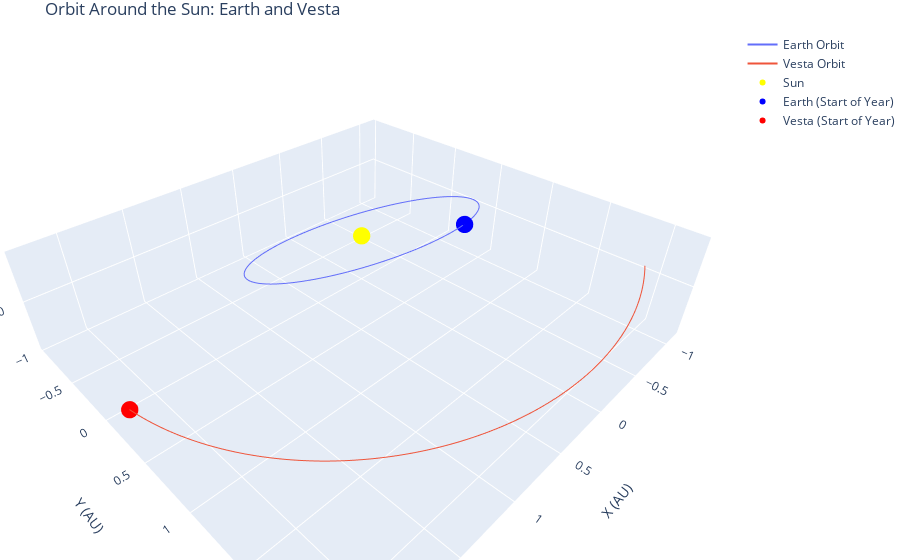

The cell this chart's notebook holds for it:
### Markdown cell above
# Example 1 - Plotting a 3D Asteroid Orbit

## Example 1: Plotting the Orbit of 4 Vesta

The `plot_heliocentric_orbits_3D` method is perfect for visualizing how an asteroid orbits the Sun relative to Earth. Let's plot the path of **4 Vesta**, one of the largest objects in the asteroid belt.

### Code cell
# Example 1
# Let's plot the orbit of Vesta for the entire year of 2025.
print("Generating 3D orbit plot for 4 Vesta...")
fig_3d = visualizer.plot_heliocentric_orbits_3D(
    object_id='Vesta', 
    start='2025-01-01', 
    stop='2025-12-31', 
    step='1d'
)

fig_3d

### Figure 1 — Plotly figure (JSON) as saved in the notebook; plotly's stock layout.template omitted (floating-point values rounded to 4 significant figures; data arrays with more than 128 entries replaced by an {"elided": "..."} marker saying what was removed)
{"data": [{"mode": "lines", "name": "Earth Orbit", "type": "scatter3d", "x": {"elided": "365 float values"}, "y": {"elided": "365 float values"}, "z": {"elided": "365 float values"}}, {"mode": "lines", "name": "Vesta Orbit", "type": "scatter3d", "x": {"elided": "365 float values"}, "y": {"elided": "365 float values"}, "z": {"elided": "365 float values"}}, {"marker": {"color": "yellow", "size": 6}, "mode": "markers", "name": "Sun", "type": "scatter3d", "x": [0], "y": [0], "z": [0]}, {"marker": {"color": "blue", "size": 6, "symbol": "circle"}, "mode": "markers", "name": "Earth (Start of Year)", "type": "scatter3d", "x": [-0.1786], "y": [0.8872], "z": [0.3846]}, {"marker": {"color": "red", "size": 6, "symbol": "circle"}, "mode": "markers", "name": "Vesta (Start of Year)", "type": "scatter3d", "x": [2.251], "y": [0.1757], "z": [-0.2793]}], "layout": {"autosize": true, "margin": {"b": 0, "l": 0, "r": 0, "t": 30}, "scene": {"aspectmode": "data", "aspectratio": {"x": 1.657, "y": 1.531, "z": 0.3944}, "camera": {"center": {"x": 0, "y": 0, "z": 0}, "eye": {"x": 1.244, "y": 1.244, "z": 1.244}, "projection": {"type": "perspective"}, "up": {"x": 0, "y": 0, "z": 1}}, "xaxis": {"title": {"text": "X (AU)"}, "type": "linear"}, "yaxis": {"title": {"text": "Y (AU)"}, "type": "linear"}, "zaxis": {"title": {"text": "Z (AU)"}, "type": "linear"}}, "title": {"text": "Orbit Around the Sun: Earth and Vesta"}}}
